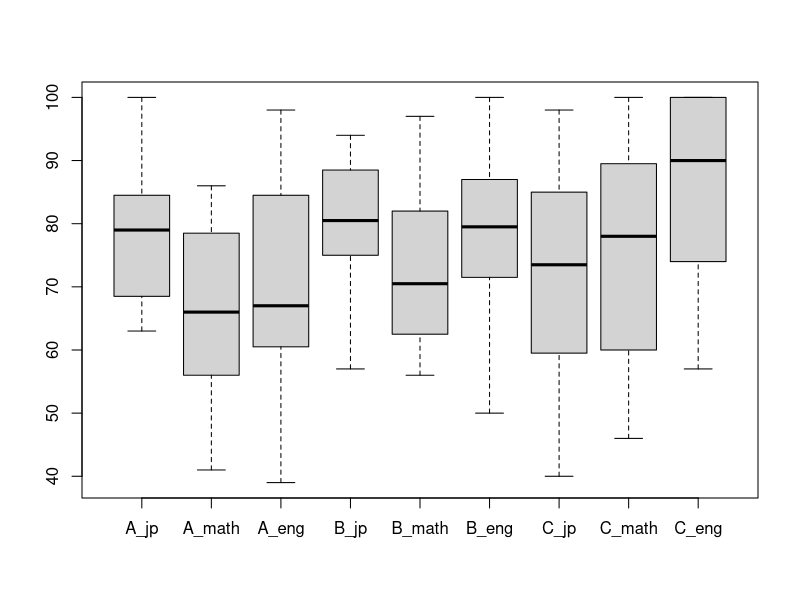
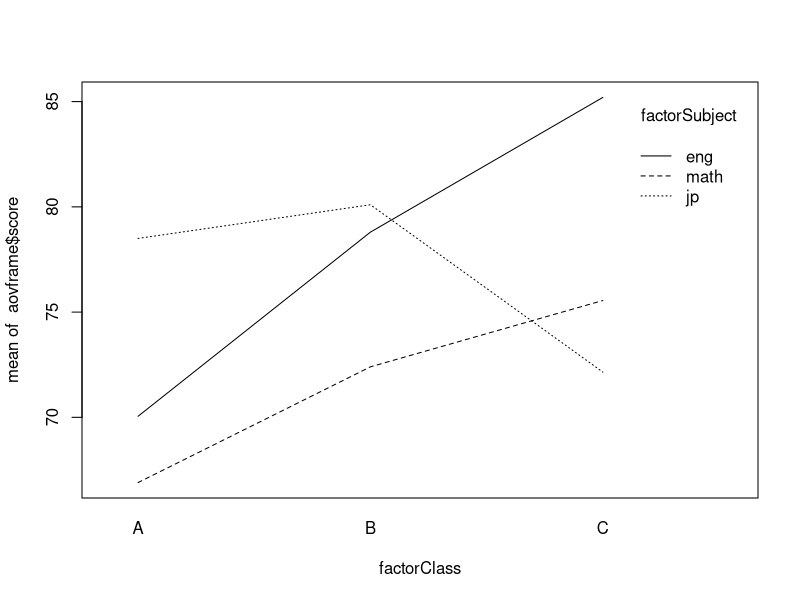
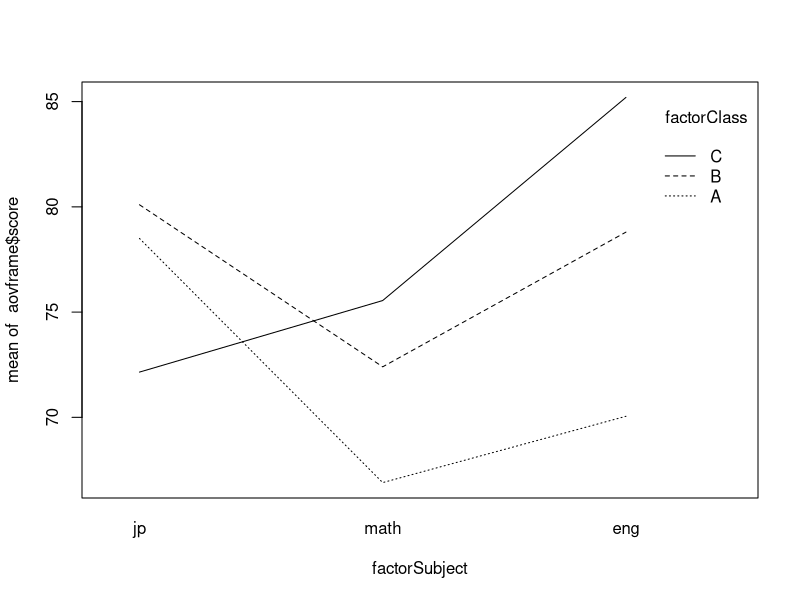

These charts were generated, in order, by the following R code:


example <- read.table("score_ABC.txt", header=TRUE)

# 設問（1）
meanexample <- c(0);
sdexample <- c(0);
ncolexample <- ncol(example)
for (i in 1: ncolexample){
	meanexample <- c(meanexample, mean(example[, i]));
	sdexample <- c(sdexample, mean(example[, i]));
}
print(meanexample)
print(sdexample)
boxplot(example)

# 設問（2）
nrowexample <- nrow(example)
subjectNames <- c("jp", "math", "eng")
subjectJME <- rep( gl(3, nrowexample, label=subjectNames), times= ncolexample/ length(subjectNames) )
classNames <- c("A","B","C")
classABC <- unlist(lapply(classNames, function(s) rep(s, nrowexample * length(subjectNames)) ))
scores <- as.numeric(as.matrix(example))
aovframe <- data.frame(class=classABC, subject=subjectJME, score=scores)

print(scores)
print(aovframe)


factorClass <- factor(aovframe$class)
resaov <- aov(aovframe$score~ factorClass)
print(summary(resaov))
factorSubject <- factor(aovframe$subject)
resaov <- aov(aovframe$score~ factorSubject)
print(summary(resaov))

resaov <- aov(aovframe$score~ factorClass*factorSubject)
print(summary(resaov))

# 設問(5)
interaction.plot(factorClass, factorSubject, aovframe$score)
interaction.plot(factorSubject, factorClass, aovframe$score)


